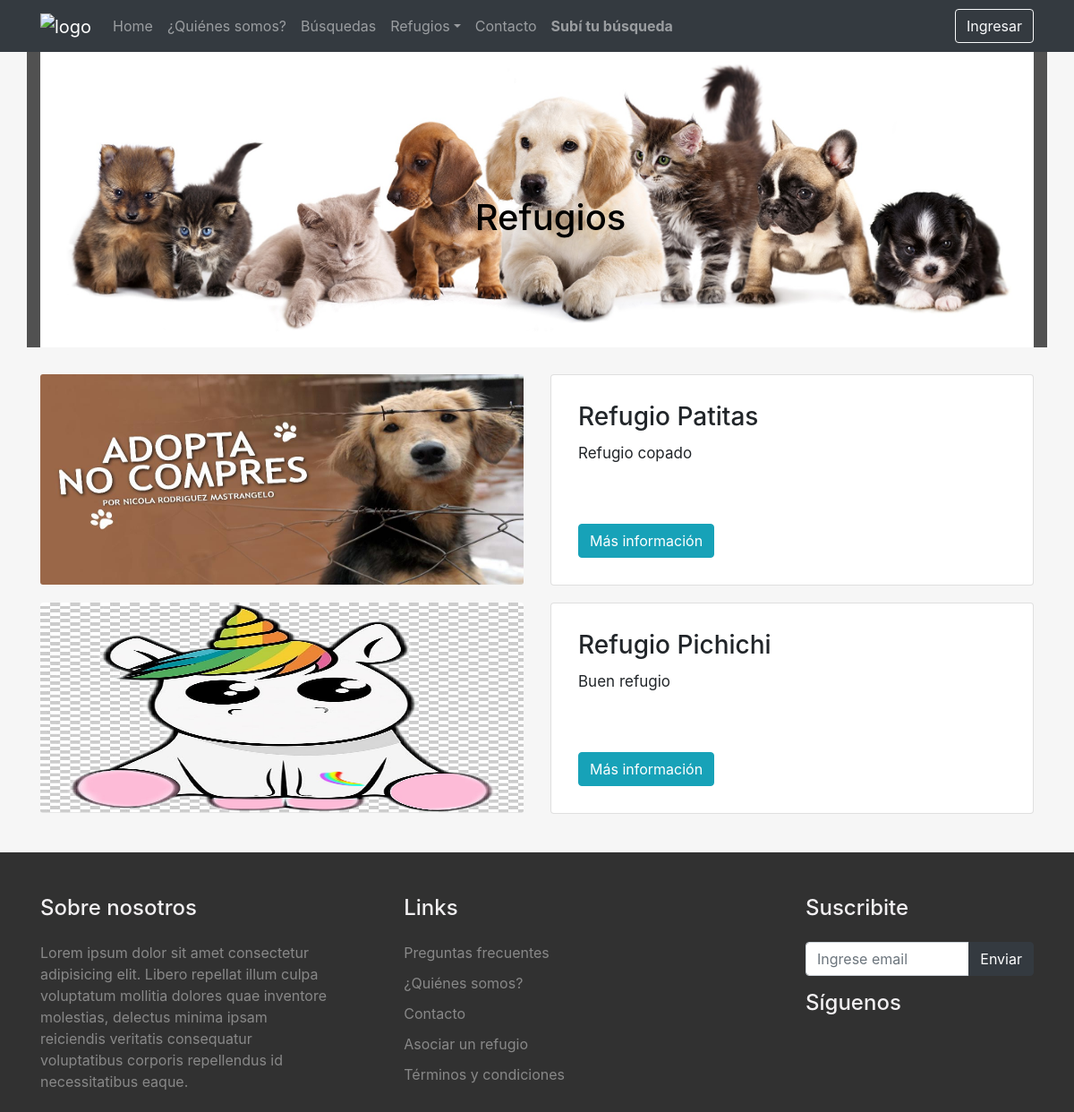
Page /refugios/ on the earlier database version.
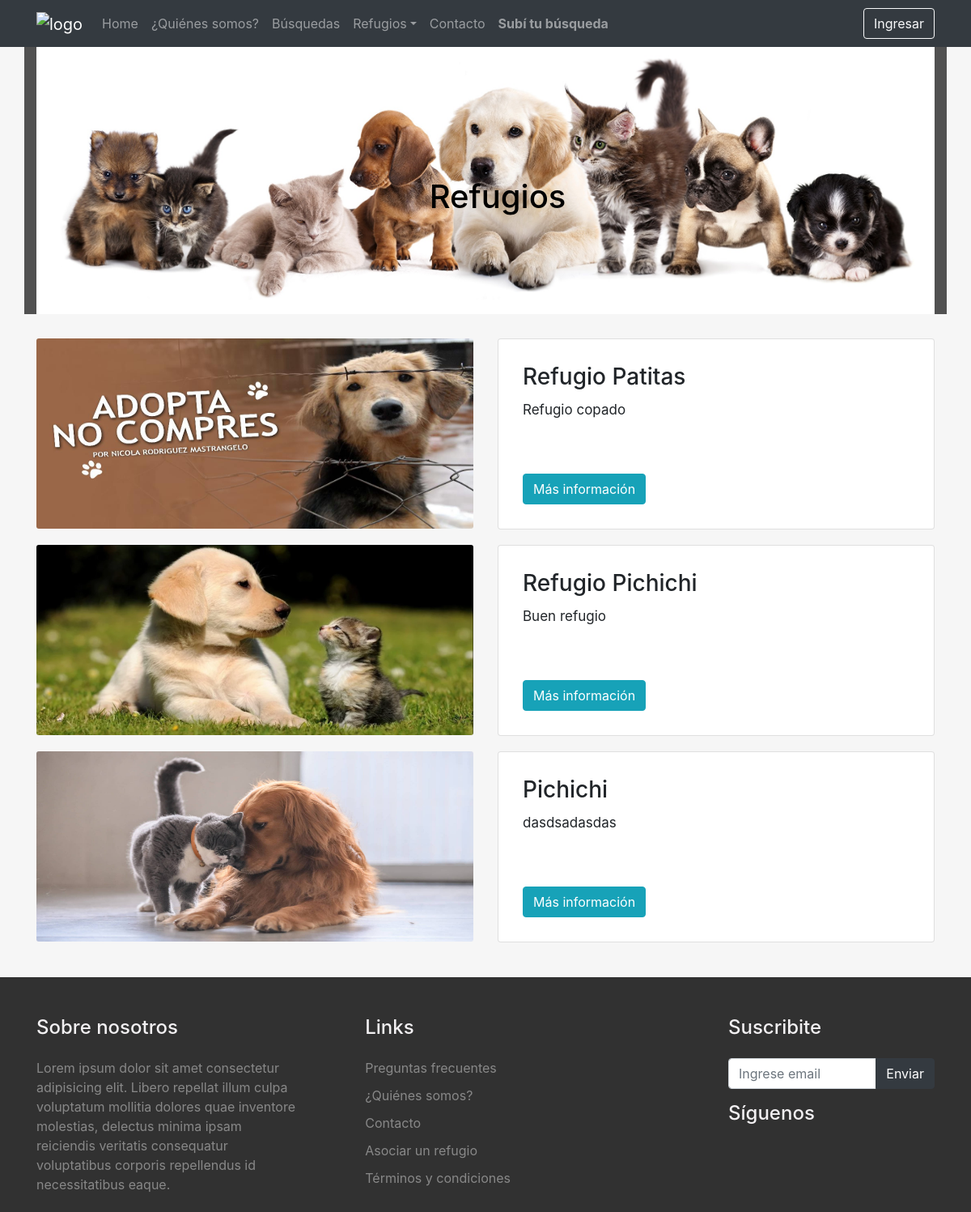
Same page on the later database version.
### refugios/models.py (models this page shows, shortened)
class Refugio(models.Model):
    nombre = models.CharField(max_length=50)
    direccion = models.CharField(max_length=40)
    cp = models.IntegerField(verbose_name="Código Postal")
    localidad = models.CharField(max_length=40)
    provincia = models.CharField(max_length=40)
    tel = models.IntegerField(verbose_name="Teléfono")
    email = models.EmailField(verbose_name="Correo electrónico")
    email_again = models.EmailField (verbose_name="Correo electrónico confirmado")
    facebook = models.CharField(max_length=40, blank=True, null = True)
    instagram = models.CharField(max_length=40, blank=True, null = True)
    foto_refugio = models.ImageField(upload_to="refugios")
    descripcion = models.TextField()

### principal/views.py (the view)
# urls.py: path('refugios/', views.refugios),
def refugios(request):
    refugios = Refugio.objects.all()
    return render(request, "principal/refugios.html",{'refugios': refugios})

### principal/templates/principal/refugios.html (shortened to what this page needs)
{% extends "principal/index.html" %}
{% load static %}
{% block content %}
<br>
<div class="container mt-4 contenedor_imagen" >
  <div class="texto_banner">
      <h1> Refugios</h1>
  </div>
<img src="{% static 'principal/img/429416-svetik_2560x1440.jpg' %}" class="imagen_banner">
</div>
<div class="container mt-4 mb-4 ">
    {% for refugio in refugios %}
    <div class="row">
        <div class="col-md-6">
            <img src="{{refugio.foto_refugio.url}}" class="card-img" alt="..." style="height: 235px; margin-bottom: 20px;">
        </div>
        <div class="col-md-6">
            <div class="card col-md-12 " style="background-color: white; padding: 10px;">
            <div class="card-body">
                <h3 class="card-title">{{refugio.nombre}} </h3>
                <p class="card-text" style="margin-bottom: 65px; font-size: 17px; ">
                    {{refugio.descripcion}}
                </p>
                <a href='{{refugio.id}}/' class="btn btn-info" >Más información</a>
              </div>
            </div>
        </div>
</div>
    {% endfor %}
</div>
{% endblock %}

Differences in the rows shown:
changed Refugio "Refugio Pichichi": foto_refugio: a different picture
added Refugio: foto_refugio (picture), nombre "Pichichi", descripcion "dasdsadasdas"
